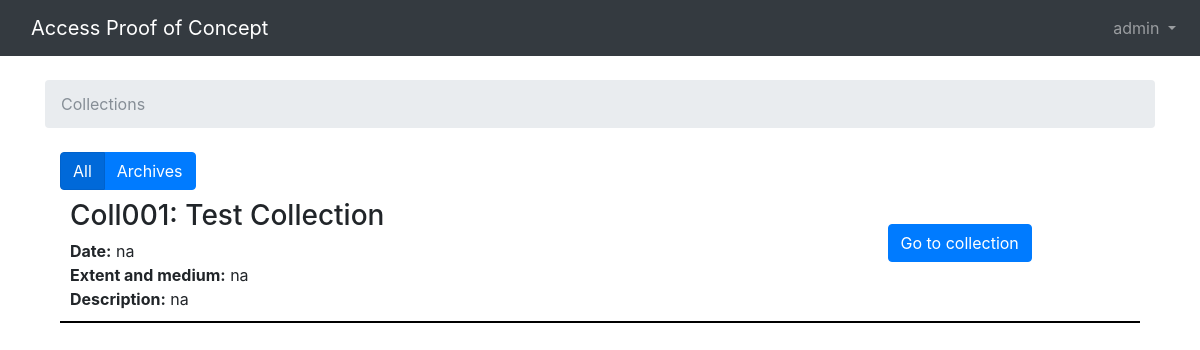
The app's page / (signed in) with its own data.
### dips/models.py (models this page shows, shortened)
class Department(models.Model):
	name = models.CharField(max_length=100)
	def __str__(self):
		return self.name

class Collection(models.Model):
	identifier = models.CharField(max_length=50, primary_key=True)
	ispartof = models.ForeignKey(Department, related_name='collections')
	title = models.CharField(max_length=200, blank=True)
	creator = models.CharField(max_length=200, blank=True)
	subject = models.CharField(max_length=200, blank=True)
	description = models.TextField(blank=True)
	publisher = models.CharField(max_length=200, blank=True)
	contributor = models.CharField(max_length=200, blank=True)
	date = models.CharField(max_length=21, blank=True)
	dctype = models.CharField(max_length=200, blank=True)
	dcformat = models.TextField(blank=True)
	source = models.CharField(max_length=200, blank=True)
	language = models.CharField(max_length=20, blank=True)
	coverage = models.CharField(max_length=200, blank=True)
	rights = models.CharField(max_length=200, blank=True)
	link = models.URLField()

### dips/views.py (the view)
# urls.py: 2. Add a URL to urlpatterns:  url(r'^$', views.home, name='home')
@login_required(login_url='/login/')
def home(request):
    collections = Collection.objects.all().order_by('identifier')
    dept_ids = Collection.objects.order_by('ispartof').values('ispartof').distinct()
    departments = [Department.objects.get(id=dept['ispartof']) for dept in dept_ids]
    return render(request, 'home.html', {'collections': collections, 'departments': departments})

### templates/home.html (shortened to what this page needs)
{% extends 'base.html' %}
{% block breadcrumb %}
  <li class="breadcrumb-item active">Collections</li>
{% endblock %}
{% block content %}
<div class="container">
    <div class="btn-group" data-toggle="buttons">
    <label class="btn btn-primary all active">
      <input type="radio" name="deptoptions" id="all" autocomplete="off" checked>All
    </label>
    {% for department in departments %}
    <label class="btn btn-primary filter">
      <input type="radio" name="deptoptions" id="{{ department }}" autocomplete="off">{{ department }}
    </label>
    {% endfor %}
  </div>
  <div class="collection-list">
  {% for collection in collections %}
    <div class="container dip collection" data-department="{{ collection.ispartof }}">
      <div class="row">
        <div class="col col-md-9">
          <h3>{{ collection.identifier }}: {{ collection.title }}</h3>
          <p><strong>Date:</strong> {{ collection.date }}</p>
          <p><strong>Extent and medium:</strong> {{ collection.dcformat|safe }}</p>
          <p><strong>Description:</strong> {{ collection.description }}</p>
        </div>
        <div class="col col-md-3">
          <br>
          <a href="{% url 'collection' collection.identifier %}"><button class="btn btn-primary">Go to collection</button></a>
        </div>
      </div>
    </div>
  {% endfor %}
  </div>
</div>
{% endblock %}

### templates/base.html (shortened to what this page needs)
{% load static %}{% load custom_tags %}
<!DOCTYPE html>
<html>
  <head>
    <link rel="stylesheet" href="{% static 'css/bootstrap.min.css' %}">
    <link rel="stylesheet" href="{% static 'css/custom.css' %}">
    <link rel="stylesheet" href="{% static 'css/datatables.min.css' %}">
  </head>
  <body>
    <nav class="navbar navbar-expand-lg navbar-dark bg-dark">
      <div class="container">
        <a class="navbar-brand" href="{% url 'home' %}">Access Proof of Concept</a>
      </div>
    <div class="collapse navbar-collapse" id="mainMenu">
      {% if user.is_superuser %}
      <ul class="navbar-nav ml-auto">
        <li class="nav-item dropdown">
          <a class="nav-link dropdown-toggle" href="#" id="userMenu" data-toggle="dropdown" aria-haspopup="true" aria-expanded="false">
            {{ user.username }}
          </a>
        </li>
      </ul>
      {% else %}
        <form class="form-inline ml-auto">
          <a href="{% url 'login' %}" class="btn btn-outline-secondary">Log in</a>
        </form>
      {% endif %}
    </div>
    </nav>
    <div class="container">
      <ol class="breadcrumb my-4">
        {% block breadcrumb %}
        {% endblock %}
      </ol>
      {% block content %}
      {% endblock %}
    </div>
  </body>
</html>

### static/css/custom.css (style rules this page uses)
.dip { border-bottom: 2px solid #000; padding: 10px; }
.dip p { margin:0; }

### records on screen
Department: name "Archives"
Collection: identifier "Coll001", title "Test Collection", date "na", dcformat "na", description "na"

### other values on screen
{{ user.username }} "admin"
